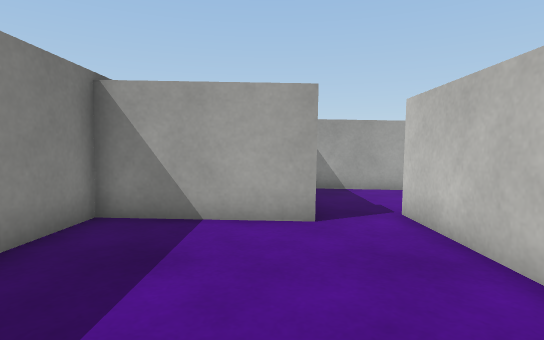
[1] (above)

18 first-person views from a walk through a 3-D level made in the Unity game engine. The camera is 0.68 m above the floor, tilts 4° down and sees 80° across. Doors are open. The floor is counted in squares, 0.5 m on a side. Each view is taken from the middle of a square. On the plan, view 1 faces up. The plan holds only what a view shows up to about 14 squares ahead; the rest is blank. The place goes on beyond the plan. The player character is not drawn. Surface patterns are stand-ins for the level's own textures.

[2]
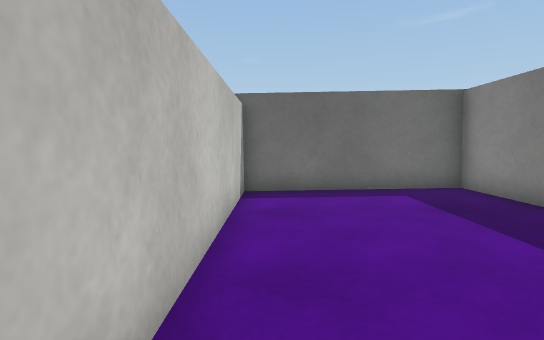

[3]
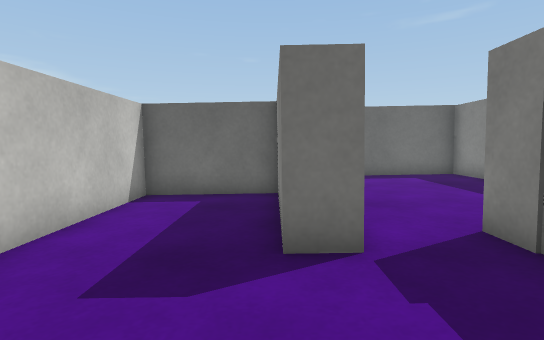

[4]
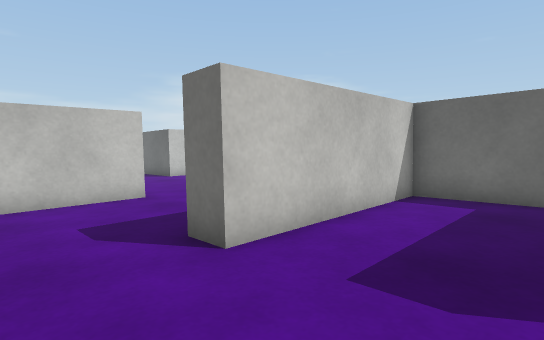

[5]
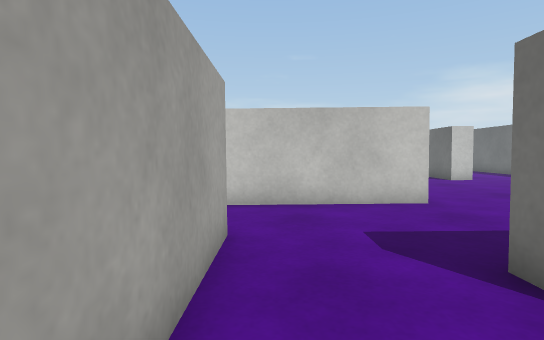

[6]
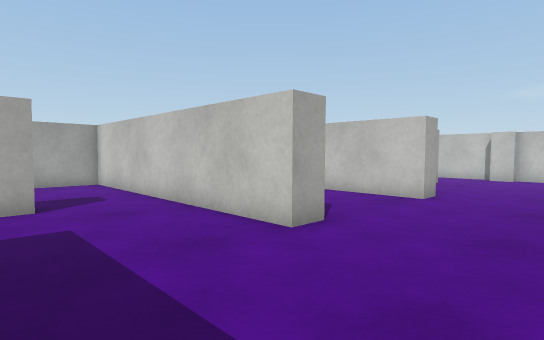

[7]
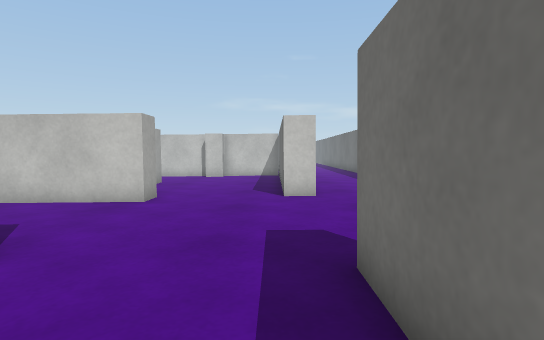

[8]
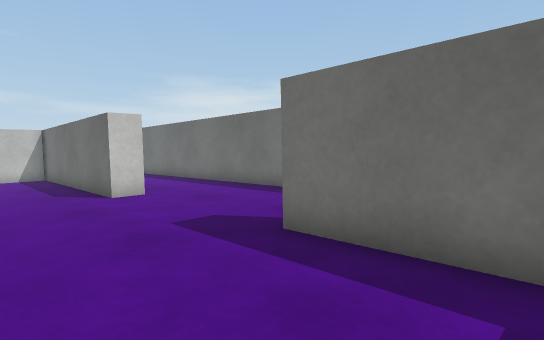

[9]
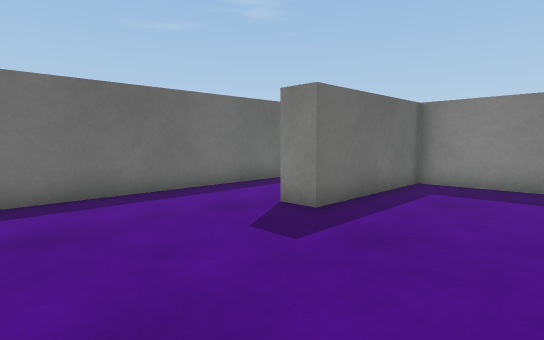

[10]
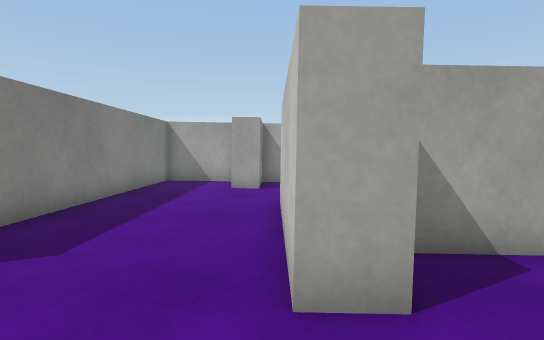

[11]
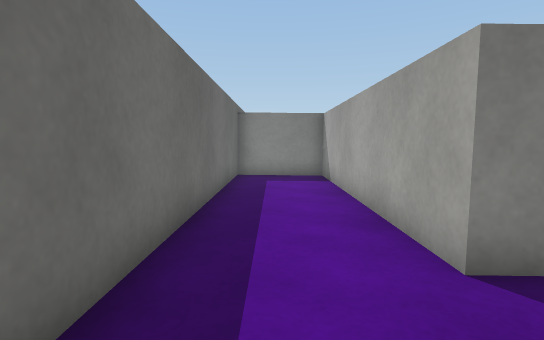

[12]
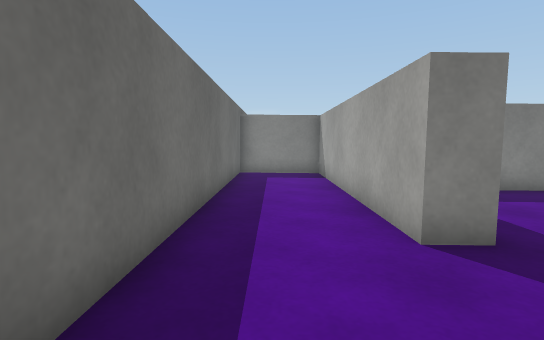

[13]
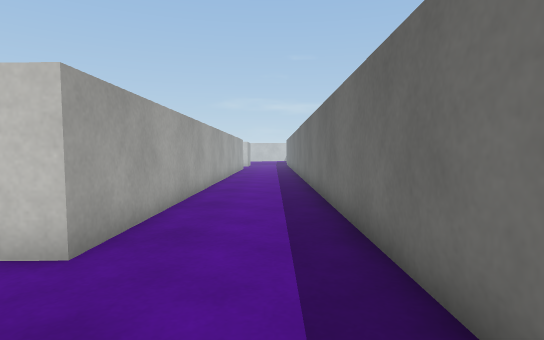

[14]
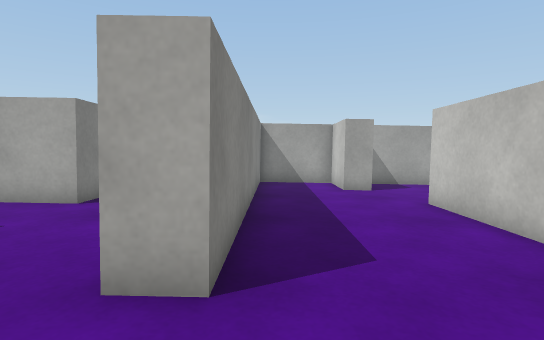

[15]
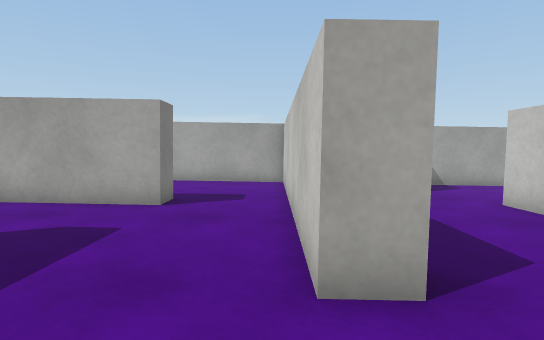

[16]
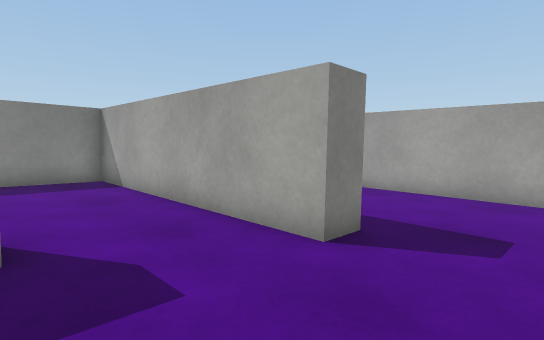

[17]
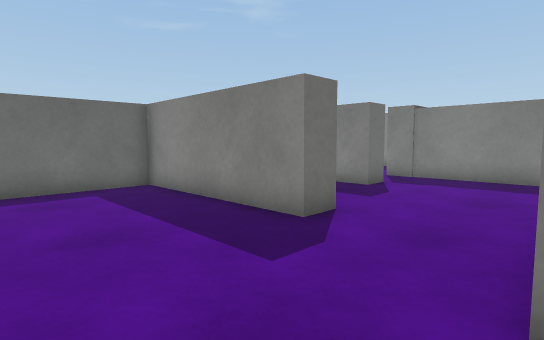

[18]
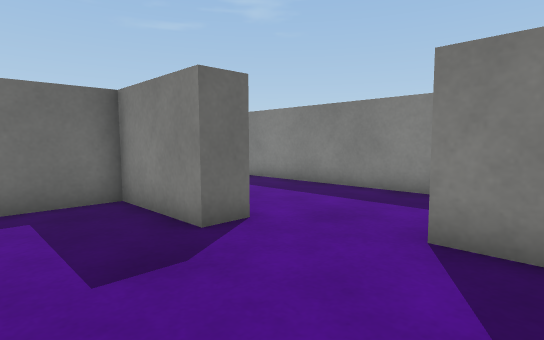

### Floor plan
Ten units are one square. View 1 is at (0, 0); x grows to the right and y downward. Boxes are objects, and circles mark ways between rooms. Rooms are numbered by the first view taken in them; rooms with no view inside come last. Other rooms are left out.
<svg viewBox="-40 -184 280 214">
<path fill="none" stroke="#000" d="M-35 -5 -35 24 28 24 29 -71M8 -62 -34 -62 -34 -40M29 -71 39 -71 38 -21 75 -20 76 -84M76 -118 8 -118 8 -62M203 -67 192 -67 192 -127M76 -84 86 -84 85 -20 137 -20 137 -10 38 -11 38 24 235 25M227 -83 209 -83M103 -128 103 -118 76 -118M235 -16 201 -16 201 -26 235 -26M176 -155 176 -179 145 -179 144 -69 134 -69 135 -136M192 -127 202 -127 202 -93 224 -93M231 -179 186 -179 186 -155 176 -155"/>
<circle cx="20" cy="-70" r="3" fill="#2a7"/>
<circle cx="80" cy="-100" r="3" fill="#2a7"/>
<circle cx="183" cy="-140" r="3" fill="#2a7"/>
<text x="0" y="-20">1</text>
<text x="50" y="-80">2</text>
<text x="150" y="-50">3</text>
<text x="210" y="-140">4</text>
</svg>
Room 1 opens to room 2. Room 2 opens to room 3. Room 3 opens to room 4.

Where each view was taken, in squares from view 1:
view 1: 0 up, 0 right, facing up
view 2: 7 up, 2 right, facing down
view 3: 11 up, 4 right, facing down
view 4: 11 up, 4 right, facing down-right
view 5: 11 up, 5 right, facing right
view 6: 3 up, 9 right, facing up-right
view 7: 3 up, 10 right, facing right
view 8: 6 up, 10 right, facing down-right
view 9: 6 up, 19 right, facing down-left
view 10: 4 up, 19 right, facing up
view 11: 1 down, 17 right, facing left
view 12: 1 down, 18 right, facing left
view 13: 1 down, 16 right, facing right
view 14: 4 up, 15 right, facing up
view 15: 4 up, 13 right, facing up
view 16: 8 up, 13 right, facing up-left
view 17: 12 up, 13 right, facing down-left
view 18: 17 up, 23 right, facing down-left
